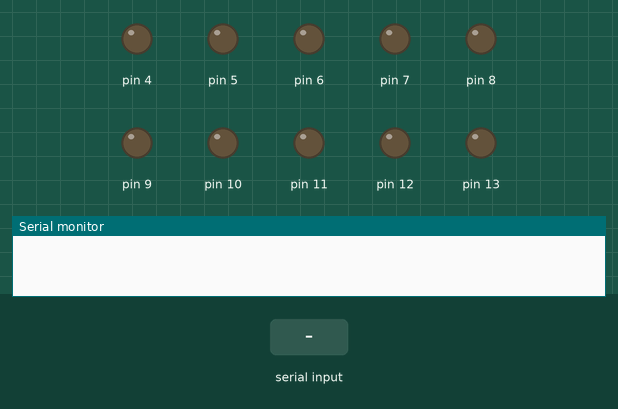
This sketch was run on a simulated Arduino Uno, built with avr-gcc and run on an emulated ATmega328P. On the bench: output pins drawn as LEDs (lit = HIGH), the last lines printed to the serial monitor. The test bench sets the inputs (shaded band).

Above: at 1.2 s.
1.3 s: "3" received over the second serial link
At 2.3 s:
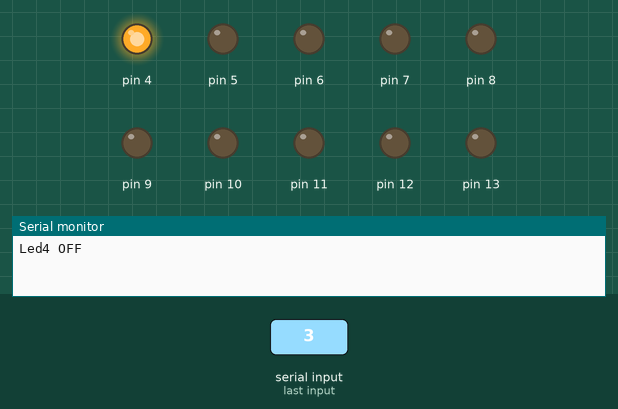
2.8 s: "5" received over the second serial link
At 3.4 s:
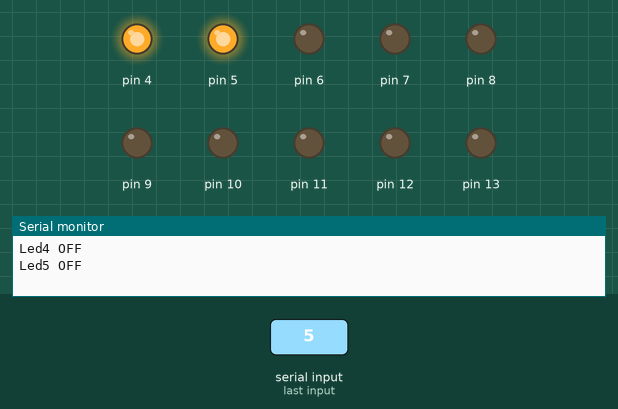
4.3 s: "4" received over the second serial link
At 5.5 s:
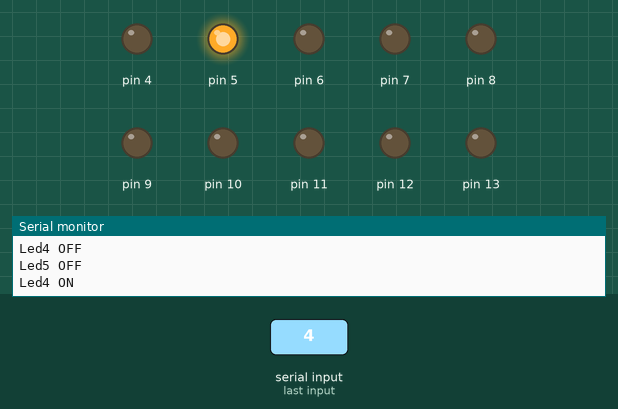
5.8 s: "7" received over the second serial link
At 6.9 s:
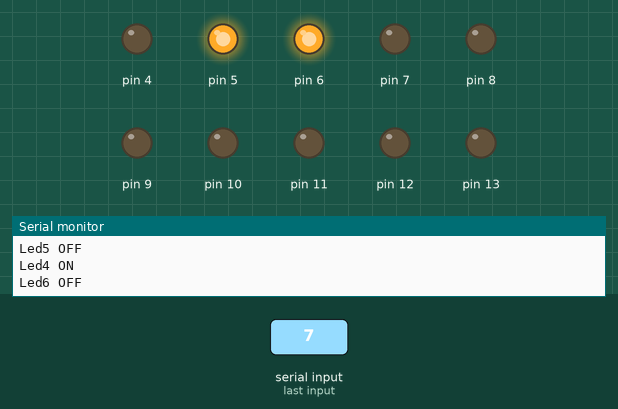
7.3 s: "6" received over the second serial link
At 8.0 s:
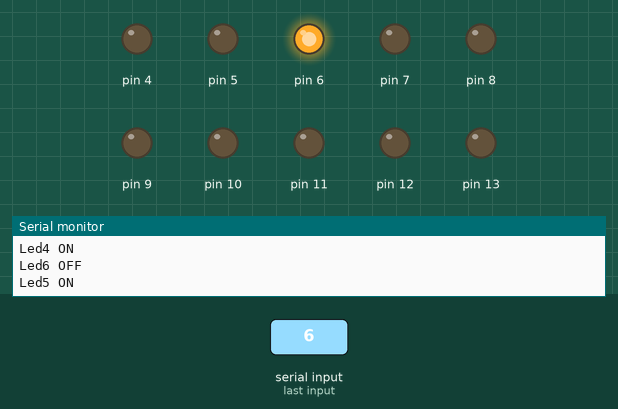
8.8 s: "9" received over the second serial link
At 9.2 s:
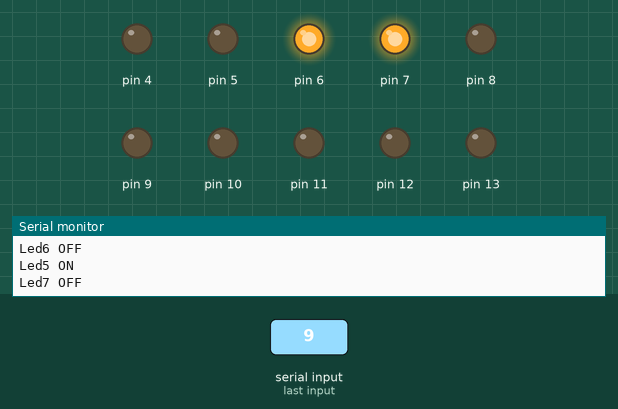
Timing chart, 0 to 11.3 s (numbered marks = the images above; inputs shaded):
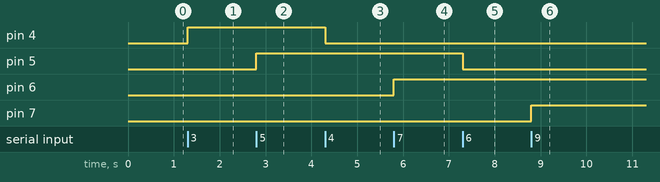

The sketch:

nano1.ino
```cpp
#include<SoftwareSerial.h>
SoftwareSerial SUART(2, 3); //SRX=Dpin-D2; STX-DPin-D3
//-------------------------

//--------------------------------------------

void setup(){
  Serial.begin(115200); //enable Serial Monitor
  SUART.begin(115200); //enable SUART Port
  pinMode(1,OUTPUT);
  pinMode(4,OUTPUT);
  pinMode(5,OUTPUT);
  pinMode(6,OUTPUT);
  pinMode(7,OUTPUT);
  pinMode(8,OUTPUT);
  pinMode(9,OUTPUT);
  pinMode(10,OUTPUT);
  pinMode(11,OUTPUT);
  pinMode(12,OUTPUT);
  pinMode(13,OUTPUT);

  digitalWrite(1,LOW);
  digitalWrite(4,LOW);
  digitalWrite(5,LOW);
  digitalWrite(6,LOW);
  digitalWrite(7,LOW);
  digitalWrite(8,LOW);
  digitalWrite(9,LOW);
  digitalWrite(10,LOW);
  digitalWrite(11,LOW);
  digitalWrite(12,LOW);
  digitalWrite(13,LOW);
}

void loop(){
  byte n = SUART.available(); //n != 0 means a character has arrived
  if (n != 0){
    char x = SUART.read();
    switch (x){
     case '1':Serial.println("Led1,Led2,Led3 OFF"); digitalWrite(1,HIGH);
      break;
     case '2':Serial.println("Led1,Led2,Led3 ON"); digitalWrite(1,LOW);
      break;
     case '3':Serial.println("Led4 OFF"); digitalWrite(4,HIGH);
      break;
     case '4':Serial.println("Led4 ON"); digitalWrite(4,LOW);
      break;
     case '5':Serial.println("Led5 OFF"); digitalWrite(5,HIGH);
      break;
     case '6':Serial.println("Led5 ON"); digitalWrite(5,LOW);
      break;
     case '7':Serial.println("Led6 OFF"); digitalWrite(6,HIGH);
      break;
     case '8':Serial.println("Led6 ON"); digitalWrite(6,LOW);
      break;
     case '9':Serial.println("Led7 OFF"); digitalWrite(7,HIGH);
      break;
     case 'a':Serial.println("Led7 ON"); digitalWrite(7,LOW);
      break;
     case 'b':Serial.println("Led8 OFF"); digitalWrite(8,HIGH);
      break;
     case 'c':Serial.println("Led8 ON"); digitalWrite(8,LOW);
      break;
     case 'd':Serial.println("Led9 OFF"); digitalWrite(9,HIGH);
      break;
     case '%':Serial.println("Led9 ON"); digitalWrite(9,LOW);
      break;
     case 'f':Serial.println("Led10 OFF"); digitalWrite(10,HIGH);
      break;
     case 'g':Serial.println("Led10 ON"); digitalWrite(10,LOW);
      break;
     case 'h':Serial.println("Led11 OFF"); digitalWrite(11,HIGH);
      break;
     case '$':Serial.println("Led11 ON"); digitalWrite(11,LOW);
      break;
     case 'j':Serial.println("Led12 OFF"); digitalWrite(12,HIGH);
      break;
     case 'k':Serial.println("Led12 ON"); digitalWrite(12,LOW);
      break;
     case 'l':Serial.println("Led13 OFF"); digitalWrite(13,HIGH);
      break;
     case 'm':Serial.println("Led13 ON"); digitalWrite(13,LOW);
      break;
     case '.':Serial.println("ALIVE");
      break;

    }
  }
}
```

Measured:
- after the input at 1.3 s, pin 4: LOW → HIGH at once
- after the input at 2.8 s, pin 5: LOW → HIGH at once
- after the input at 4.3 s, pin 4: HIGH → LOW at once
- after the input at 5.8 s, pin 6: LOW → HIGH at once
- after the input at 7.3 s, pin 5: HIGH → LOW at once
- after the input at 8.8 s, pin 7: LOW → HIGH at once
